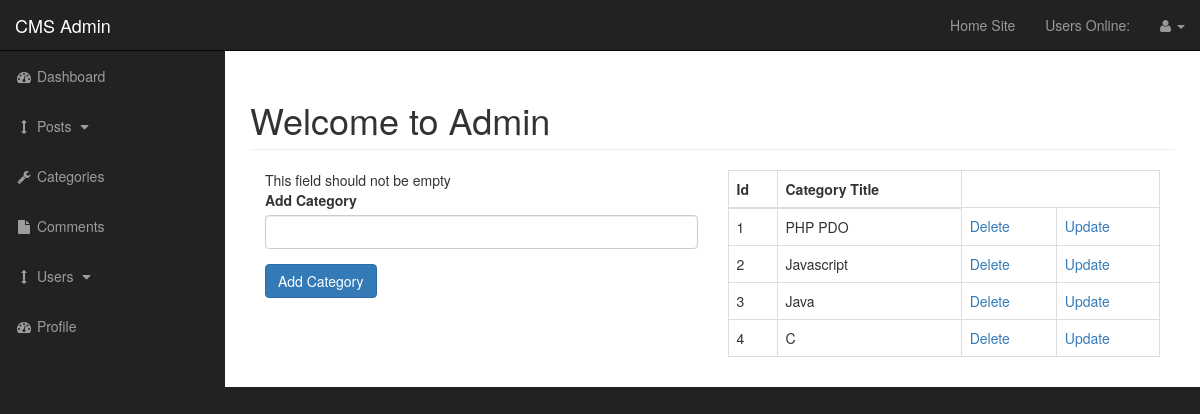
The app's page /admin/categories.php with its own data.
### tables this page shows
CREATE TABLE `categories` (
  `cat_id` int(3) NOT NULL,
  `cat_title` varchar(255) NOT NULL
);

### admin/includes/functions.php (the view, shortened to what this page needs)
<?php
function insert_categories()
{
if(empty($cat_title))
{
  echo "This field should not be empty";
}
}
function FindAllCategories()
{
  global $connection;
  $query = "SELECT * FROM categories";
  $select_categories = mysqli_query($connection,$query);
   while($row = mysqli_fetch_assoc($select_categories))
   {
     $cat_title = $row['cat_title'];
     $cat_id = $row['cat_id'];
     echo "<tr>";
     echo "<td>{$cat_id}</td>";
     echo "<td>{$cat_title}</td>";
     echo "<td><a href='categories.php?delete={$cat_id}'>Delete</a></td>";
     echo "<td><a href='categories.php?update={$cat_id}'>Update</a></td>";
     echo "</tr>";
   }
}
 ?>

### admin/css/sb-admin.css (style rules this page uses)
body { margin-top: 100px; background-color: #222; }
@media (min-width:768px) { body { margin-top: 50px; } }

### records on screen
categories: cat_id "1", cat_title "PHP PDO"
categories: cat_id "2", cat_title "Javascript"
categories: cat_id "3", cat_title "Java"
categories: cat_id "4", cat_title "C"
